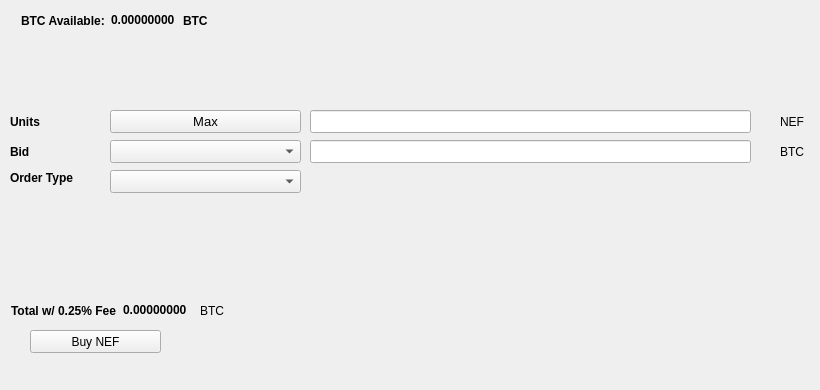
   <widget class="QWidget" name="BuyTab">
    <attribute name="title">
     <string>Buy</string>
    </attribute>
    <widget class="QPushButton" name="BuyNEF">
     <property name="geometry">
      <rect>
       <x>30</x>
       <y>330</y>
       <width>131</width>
       <height>23</height>
      </rect>
     </property>
     <property name="text">
      <string>Buy NEF</string>
     </property>
     <property name="icon">
      <iconset resource="../nef.qrc">
       <normaloff>:/icons/bitcoin</normaloff>:/icons/bitcoin</iconset>
     </property>
    </widget>
    <widget class="QLabel" name="label_3">
     <property name="geometry">
      <rect>
       <x>10</x>
       <y>110</y>
       <width>46</width>
       <height>23</height>
      </rect>
     </property>
     <property name="font">
      <font>
       <weight>75</weight>
       <bold>true</bold>
      </font>
     </property>
     <property name="text">
      <string>Units</string>
     </property>
    </widget>
    <widget class="QLineEdit" name="UnitsInput">
     <property name="geometry">
      <rect>
       <x>310</x>
       <y>110</y>
       <width>441</width>
       <height>23</height>
      </rect>
     </property>
     <property name="font">
      <font>
       <pointsize>9</pointsize>
       <weight>75</weight>
       <bold>true</bold>
      </font>
     </property>
    </widget>
    <widget class="QLineEdit" name="BuyBidPriceEdit">
     <property name="geometry">
      <rect>
       <x>310</x>
       <y>140</y>
       <width>441</width>
       <height>23</height>
      </rect>
     </property>
     <property name="font">
      <font>
       <pointsize>9</pointsize>
       <weight>75</weight>
       <bold>true</bold>
      </font>
     </property>
    </widget>
    <widget class="QLabel" name="label_4">
     <property name="geometry">
      <rect>
       <x>780</x>
       <y>110</y>
       <width>31</width>
       <height>23</height>
      </rect>
     </property>
     <property name="text">
      <string>NEF</string>
     </property>
    </widget>
    <widget class="QLabel" name="label_5">
     <property name="geometry">
      <rect>
       <x>780</x>
       <y>140</y>
       <width>31</width>
       <height>23</height>
      </rect>
     </property>
     <property name="text">
      <string>BTC</string>
     </property>
    </widget>
    <widget class="QLabel" name="label_6">
     <property name="geometry">
      <rect>
       <x>10</x>
       <y>140</y>
       <width>46</width>
       <height>23</height>
      </rect>
     </property>
     <property name="font">
      <font>
       <weight>75</weight>
       <bold>true</bold>
      </font>
     </property>
     <property name="text">
      <string>Bid</string>
     </property>
    </widget>
    <widget class="QLabel" name="label_7">
     <property name="geometry">
      <rect>
       <x>10</x>
       <y>170</y>
       <width>91</width>
       <height>16</height>
      </rect>
     </property>
     <property name="font">
      <font>
       <weight>75</weight>
       <bold>true</bold>
      </font>
     </property>
     <property name="text">
      <string>Order Type</string>
     </property>
    </widget>
    <widget class="QPushButton" name="Buy_Max_Amount">
     <property name="geometry">
      <rect>
       <x>110</x>
       <y>110</y>
       <width>191</width>
       <height>23</height>
      </rect>
     </property>
     <property name="font">
      <font>
       <pointsize>10</pointsize>
      </font>
     </property>
     <property name="text">
      <string>Max</string>
     </property>
    </widget>
    <widget class="QComboBox" name="BuyBidcomboBox">
     <property name="geometry">
      <rect>
       <x>110</x>
       <y>140</y>
       <width>191</width>
       <height>23</height>
      </rect>
     </property>
     <property name="font">
      <font>
       <pointsize>10</pointsize>
      </font>
     </property>
    </widget>
    <widget class="QComboBox" name="buyOrdertypeCombo">
     <property name="geometry">
      <rect>
       <x>110</x>
       <y>170</y>
       <width>191</width>
       <height>23</height>
      </rect>
     </property>
     <property name="font">
      <font>
       <pointsize>10</pointsize>
      </font>
     </property>
    </widget>
    <widget class="QWidget" name="layoutWidget1">
     <property name="geometry">
      <rect>
       <x>21</x>
       <y>11</y>
       <width>227</width>
       <height>19</height>
      </rect>
     </property>
     <layout class="QHBoxLayout" name="horizontalLayout_3">
      <item>
       <widget class="QLabel" name="label232">
        <property name="font">
         <font>
          <weight>75</weight>
          <bold>true</bold>
         </font>
        </property>
        <property name="text">
         <string>BTC Available:</string>
        </property>
       </widget>
      </item>
      <item>
       <widget class="QLabel" name="BtcAvailableLbl">
        <property name="palette">
         <palette>
          <active>
           <colorrole role="WindowText">
            <brush brushstyle="SolidPattern">
             <color alpha="255">
              <red>0</red>
              <green>0</green>
              <blue>0</blue>
             </color>
            </brush>
           </colorrole>
           <colorrole role="Button">
            <brush brushstyle="SolidPattern">
             <color alpha="255">
              <red>0</red>
              <green>170</green>
              <blue>0</blue>
             </color>
            </brush>
           </colorrole>
           <colorrole role="Light">
            <brush brushstyle="SolidPattern">
             <color alpha="255">
              <red>0</red>
              <green>255</green>
              <blue>0</blue>
             </color>
            </brush>
           </colorrole>
           <colorrole role="Midlight">
            <brush brushstyle="SolidPattern">
             <color alpha="255">
              <red>0</red>
              <green>212</green>
              <blue>0</blue>
             </color>
            </brush>
           </colorrole>
           <colorrole role="Dark">
            <brush brushstyle="SolidPattern">
             <color alpha="255">
              <red>0</red>
              <green>85</green>
              <blue>0</blue>
             </color>
            </brush>
           </colorrole>
           <colorrole role="Mid">
            <brush brushstyle="SolidPattern">
             <color alpha="255">
              <red>0</red>
              <green>113</green>
              <blue>0</blue>
             </color>
            </brush>
           </colorrole>
           <colorrole role="Text">
            <brush brushstyle="SolidPattern">
             <color alpha="255">
              <red>0</red>
              <green>170</green>
              <blue>0</blue>
             </color>
            </brush>
           </colorrole>
           <colorrole role="BrightText">
            <brush brushstyle="SolidPattern">
             <color alpha="255">
              <red>255</red>
              <green>255</green>
              <blue>255</blue>
             </color>
            </brush>
           </colorrole>
           <colorrole role="ButtonText">
            <brush brushstyle="SolidPattern">
             <color alpha="255">
              <red>0</red>
              <green>0</green>
              <blue>0</blue>
             </color>
            </brush>
           </colorrole>
           <colorrole role="Base">
            <brush brushstyle="SolidPattern">
             <color alpha="255">
              <red>255</red>
              <green>255</green>
              <blue>255</blue>
             </color>
            </brush>
           </colorrole>
           <colorrole role="Window">
            <brush brushstyle="SolidPattern">
             <color alpha="255">
              <red>0</red>
              <green>170</green>
              <blue>0</blue>
             </color>
            </brush>
           </colorrole>
           <colorrole role="Shadow">
            <brush brushstyle="SolidPattern">
             <color alpha="255">
              <red>0</red>
              <green>0</green>
              <blue>0</blue>
             </color>
            </brush>
           </colorrole>
           <colorrole role="AlternateBase">
            <brush brushstyle="SolidPattern">
             <color alpha="255">
              <red>127</red>
              <green>212</green>
              <blue>127</blue>
             </color>
            </brush>
           </colorrole>
           <colorrole role="ToolTipBase">
            <brush brushstyle="SolidPattern">
             <color alpha="255">
              <red>255</red>
              <green>255</green>
              <blue>220</blue>
             </color>
            </brush>
           </colorrole>
           <colorrole role="ToolTipText">
            <brush brushstyle="SolidPattern">
             <color alpha="255">
              <red>0</red>
              <green>0</green>
              <blue>0</blue>
             </color>
            </brush>
           </colorrole>
          </active>
          <inactive>
           <colorrole role="WindowText">
            <brush brushstyle="SolidPattern">
             <color alpha="255">
              <red>0</red>
              <green>0</green>
              <blue>0</blue>
             </color>
            </brush>
           </colorrole>
           <colorrole role="Button">
            <brush brushstyle="SolidPattern">
             <color alpha="255">
              <red>0</red>
              <green>170</green>
              <blue>0</blue>
             </color>
            </brush>
           </colorrole>
           <colorrole role="Light">
            <brush brushstyle="SolidPattern">
             <color alpha="255">
              <red>0</red>
              <green>255</green>
              <blue>0</blue>
             </color>
            </brush>
           </colorrole>
           <colorrole role="Midlight">
            <brush brushstyle="SolidPattern">
             <color alpha="255">
              <red>0</red>
              <green>212</green>
              <blue>0</blue>
             </color>
            </brush>
           </colorrole>
           <colorrole role="Dark">
            <brush brushstyle="SolidPattern">
             <color alpha="255">
              <red>0</red>
              <green>85</green>
              <blue>0</blue>
             </color>
            </brush>
           </colorrole>
           <colorrole role="Mid">
            <brush brushstyle="SolidPattern">
             <color alpha="255">
              <red>0</red>
              <green>113</green>
              <blue>0</blue>
             </color>
            </brush>
           </colorrole>
           <colorrole role="Text">
            <brush brushstyle="SolidPattern">
             <color alpha="255">
              <red>0</red>
              <green>170</green>
              <blue>0</blue>
             </color>
            </brush>
           </colorrole>
           <colorrole role="BrightText">
            <brush brushstyle="SolidPattern">
             <color alpha="255">
              <red>255</red>
              <green>255</green>
              <blue>255</blue>
             </color>
            </brush>
           </colorrole>
           <colorrole role="ButtonText">
            <brush brushstyle="SolidPattern">
             <color alpha="255">
              <red>0</red>
              <green>0</green>
              <blue>0</blue>
             </color>
            </brush>
           </colorrole>
           <colorrole role="Base">
            <brush brushstyle="SolidPattern">
             <color alpha="255">
              <red>255</red>
              <green>255</green>
              <blue>255</blue>
             </color>
            </brush>
           </colorrole>
           <colorrole role="Window">
            <brush brushstyle="SolidPattern">
             <color alpha="255">
              <red>0</red>
              <green>170</green>
              <blue>0</blue>
             </color>
            </brush>
           </colorrole>
           <colorrole role="Shadow">
            <brush brushstyle="SolidPattern">
             <color alpha="255">
              <red>0</red>
              <green>0</green>
              <blue>0</blue>
             </color>
            </brush>
           </colorrole>
           <colorrole role="AlternateBase">
            <brush brushstyle="SolidPattern">
             <color alpha="255">
              <red>127</red>
              <green>212</green>
              <blue>127</blue>
             </color>
            </brush>
           </colorrole>
           <colorrole role="ToolTipBase">
            <brush brushstyle="SolidPattern">
             <color alpha="255">
              <red>255</red>
              <green>255</green>
              <blue>220</blue>
             </color>
            </brush>
           </colorrole>
           <colorrole role="ToolTipText">
            <brush brushstyle="SolidPattern">
             <color alpha="255">
              <red>0</red>
              <green>0</green>
              <blue>0</blue>
             </color>
            </brush>
           </colorrole>
          </inactive>
          <disabled>
           <colorrole role="WindowText">
            <brush brushstyle="SolidPattern">
             <color alpha="255">
              <red>0</red>
              <green>85</green>
              <blue>0</blue>
             </color>
            </brush>
           </colorrole>
           <colorrole role="Button">
            <brush brushstyle="SolidPattern">
             <color alpha="255">
              <red>0</red>
              <green>170</green>
              <blue>0</blue>
             </color>
            </brush>
           </colorrole>
           <colorrole role="Light">
            <brush brushstyle="SolidPattern">
             <color alpha="255">
              <red>0</red>
              <green>255</green>
              <blue>0</blue>
             </color>
            </brush>
           </colorrole>
           <colorrole role="Midlight">
            <brush brushstyle="SolidPattern">
             <color alpha="255">
              <red>0</red>
              <green>212</green>
              <blue>0</blue>
             </color>
            </brush>
           </colorrole>
           <colorrole role="Dark">
            <brush brushstyle="SolidPattern">
             <color alpha="255">
              <red>0</red>
              <green>85</green>
              <blue>0</blue>
             </color>
            </brush>
           </colorrole>
           <colorrole role="Mid">
            <brush brushstyle="SolidPattern">
             <color alpha="255">
              <red>0</red>
              <green>113</green>
              <blue>0</blue>
             </color>
            </brush>
           </colorrole>
           <colorrole role="Text">
            <brush brushstyle="SolidPattern">
             <color alpha="255">
              <red>0</red>
              <green>85</green>
              <blue>0</blue>
             </color>
            </brush>
           </colorrole>
           <colorrole role="BrightText">
            <brush brushstyle="SolidPattern">
             <color alpha="255">
              <red>255</red>
              <green>255</green>
              <blue>255</blue>
             </color>
            </brush>
           </colorrole>
           <colorrole role="ButtonText">
            <brush brushstyle="SolidPattern">
             <color alpha="255">
              <red>0</red>
              <green>85</green>
              <blue>0</blue>
             </color>
            </brush>
           </colorrole>
           <colorrole role="Base">
            <brush brushstyle="SolidPattern">
             <color alpha="255">
              <red>0</red>
              <green>170</green>
              <blue>0</blue>
             </color>
            </brush>
           </colorrole>
           <colorrole role="Window">
            <brush brushstyle="SolidPattern">
             <color alpha="255">
              <red>0</red>
              <green>170</green>
              <blue>0</blue>
             </color>
            </brush>
           </colorrole>
           <colorrole role="Shadow">
            <brush brushstyle="SolidPattern">
             <color alpha="255">
              <red>0</red>
              <green>0</green>
              <blue>0</blue>
             </color>
            </brush>
           </colorrole>
           <colorrole role="AlternateBase">
            <brush brushstyle="SolidPattern">
             <color alpha="255">
              <red>0</red>
              <green>170</green>
              <blue>0</blue>
             </color>
            </brush>
           </colorrole>
           <colorrole role="ToolTipBase">
            <brush brushstyle="SolidPattern">
             <color alpha="255">
              <red>255</red>
              <green>255</green>
              <blue>220</blue>
             </color>
            </brush>
           </colorrole>
           <colorrole role="ToolTipText">
            <brush brushstyle="SolidPattern">
             <color alpha="255">
              <red>0</red>
              <green>0</green>
              <blue>0</blue>
             </color>
            </brush>
           </colorrole>
          </disabled>
         </palette>
        </property>
        <property name="font">
         <font>
          <weight>75</weight>
          <bold>true</bold>
         </font>
        </property>
        <property name="text">
         <string>0.00000000</string>
        </property>
        <property name="textInteractionFlags">
         <set>Qt::LinksAccessibleByMouse|Qt::TextSelectableByKeyboard|Qt::TextSelectableByMouse</set>
        </property>
       </widget>
      </item>
      <item>
       <widget class="QLabel" name="BtcAvailableLbl_2">
        <property name="font">
         <font>
          <weight>75</weight>
          <bold>true</bold>
         </font>
        </property>
        <property name="text">
         <string>BTC</string>
        </property>
       </widget>
      </item>
     </layout>
    </widget>
    <widget class="QWidget" name="layoutWidge2">
     <property name="geometry">
      <rect>
       <x>11</x>
       <y>301</y>
       <width>259</width>
       <height>19</height>
      </rect>
     </property>
     <layout class="QHBoxLayout" name="horizontalLayout_4">
      <item>
       <widget class="QLabel" name="label_9">
        <property name="font">
         <font>
          <weight>75</weight>
          <bold>true</bold>
         </font>
        </property>
        <property name="text">
         <string>Total w/ 0.25% Fee</string>
        </property>
       </widget>
      </item>
      <item>
       <widget class="QLabel" name="BuyCostLabel">
        <property name="palette">
         <palette>
          <active>
           <colorrole role="WindowText">
            <brush brushstyle="SolidPattern">
             <color alpha="255">
              <red>0</red>
              <green>0</green>
              <blue>0</blue>
             </color>
            </brush>
           </colorrole>
           <colorrole role="Button">
            <brush brushstyle="SolidPattern">
             <color alpha="255">
              <red>0</red>
              <green>170</green>
              <blue>0</blue>
             </color>
            </brush>
           </colorrole>
           <colorrole role="Light">
            <brush brushstyle="SolidPattern">
             <color alpha="255">
              <red>0</red>
              <green>255</green>
              <blue>0</blue>
             </color>
            </brush>
           </colorrole>
           <colorrole role="Midlight">
            <brush brushstyle="SolidPattern">
             <color alpha="255">
              <red>0</red>
              <green>212</green>
              <blue>0</blue>
             </color>
            </brush>
           </colorrole>
           <colorrole role="Dark">
            <brush brushstyle="SolidPattern">
             <color alpha="255">
              <red>0</red>
              <green>85</green>
              <blue>0</blue>
             </color>
            </brush>
           </colorrole>
           <colorrole role="Mid">
            <brush brushstyle="SolidPattern">
             <color alpha="255">
              <red>0</red>
              <green>113</green>
              <blue>0</blue>
             </color>
            </brush>
           </colorrole>
           <colorrole role="Text">
            <brush brushstyle="SolidPattern">
             <color alpha="255">
              <red>0</red>
              <green>170</green>
              <blue>0</blue>
             </color>
            </brush>
           </colorrole>
           <colorrole role="BrightText">
            <brush brushstyle="SolidPattern">
             <color alpha="255">
              <red>255</red>
              <green>255</green>
              <blue>255</blue>
             </color>
            </brush>
           </colorrole>
           <colorrole role="ButtonText">
            <brush brushstyle="SolidPattern">
             <color alpha="255">
              <red>0</red>
              <green>0</green>
              <blue>0</blue>
             </color>
            </brush>
           </colorrole>
           <colorrole role="Base">
            <brush brushstyle="SolidPattern">
             <color alpha="255">
              <red>255</red>
              <green>255</green>
              <blue>255</blue>
             </color>
            </brush>
           </colorrole>
           <colorrole role="Window">
            <brush brushstyle="SolidPattern">
             <color alpha="255">
              <red>0</red>
              <green>170</green>
              <blue>0</blue>
             </color>
            </brush>
           </colorrole>
           <colorrole role="Shadow">
            <brush brushstyle="SolidPattern">
             <color alpha="255">
              <red>0</red>
              <green>0</green>
              <blue>0</blue>
             </color>
            </brush>
           </colorrole>
           <colorrole role="AlternateBase">
            <brush brushstyle="SolidPattern">
             <color alpha="255">
              <red>127</red>
              <green>212</green>
              <blue>127</blue>
             </color>
            </brush>
           </colorrole>
           <colorrole role="ToolTipBase">
            <brush brushstyle="SolidPattern">
             <color alpha="255">
              <red>255</red>
              <green>255</green>
              <blue>220</blue>
             </color>
            </brush>
           </colorrole>
           <colorrole role="ToolTipText">
            <brush brushstyle="SolidPattern">
             <color alpha="255">
              <red>0</red>
              <green>0</green>
              <blue>0</blue>
             </color>
            </brush>
           </colorrole>
          </active>
          <inactive>
           <colorrole role="WindowText">
            <brush brushstyle="SolidPattern">
             <color alpha="255">
              <red>0</red>
              <green>0</green>
              <blue>0</blue>
             </color>
            </brush>
           </colorrole>
           <colorrole role="Button">
            <brush brushstyle="SolidPattern">
             <color alpha="255">
              <red>0</red>
              <green>170</green>
              <blue>0</blue>
             </color>
            </brush>
           </colorrole>
           <colorrole role="Light">
            <brush brushstyle="SolidPattern">
             <color alpha="255">
              <red>0</red>
              <green>255</green>
              <blue>0</blue>
             </color>
            </brush>
           </colorrole>
           <colorrole role="Midlight">
            <brush brushstyle="SolidPattern">
             <color alpha="255">
              <red>0</red>
              <green>212</green>
              <blue>0</blue>
             </color>
            </brush>
           </colorrole>
           <colorrole role="Dark">
            <brush brushstyle="SolidPattern">
             <color alpha="255">
              <red>0</red>
              <green>85</green>
              <blue>0</blue>
             </color>
            </brush>
           </colorrole>
           <colorrole role="Mid">
            <brush brushstyle="SolidPattern">
             <color alpha="255">
              <red>0</red>
              <green>113</green>
              <blue>0</blue>
             </color>
            </brush>
           </colorrole>
           <colorrole role="Text">
            <brush brushstyle="SolidPattern">
             <color alpha="255">
              <red>0</red>
              <green>170</green>
              <blue>0</blue>
             </color>
            </brush>
           </colorrole>
           <colorrole role="BrightText">
            <brush brushstyle="SolidPattern">
             <color alpha="255">
              <red>255</red>
              <green>255</green>
              <blue>255</blue>
             </color>
            </brush>
           </colorrole>
           <colorrole role="ButtonText">
            <brush brushstyle="SolidPattern">
             <color alpha="255">
              <red>0</red>
              <green>0</green>
              <blue>0</blue>
             </color>
            </brush>
           </colorrole>
           <colorrole role="Base">
            <brush brushstyle="SolidPattern">
             <color alpha="255">
              <red>255</red>
              <green>255</green>
              <blue>255</blue>
             </color>
            </brush>
           </colorrole>
           <colorrole role="Window">
            <brush brushstyle="SolidPattern">
             <color alpha="255">
              <red>0</red>
              <green>170</green>
              <blue>0</blue>
             </color>
            </brush>
           </colorrole>
           <colorrole role="Shadow">
            <brush brushstyle="SolidPattern">
             <color alpha="255">
              <red>0</red>
              <green>0</green>
              <blue>0</blue>
             </color>
            </brush>
           </colorrole>
           <colorrole role="AlternateBase">
            <brush brushstyle="SolidPattern">
             <color alpha="255">
              <red>127</red>
              <green>212</green>
              <blue>127</blue>
             </color>
            </brush>
           </colorrole>
           <colorrole role="ToolTipBase">
            <brush brushstyle="SolidPattern">
             <color alpha="255">
              <red>255</red>
              <green>255</green>
              <blue>220</blue>
             </color>
            </brush>
           </colorrole>
           <colorrole role="ToolTipText">
            <brush brushstyle="SolidPattern">
             <color alpha="255">
              <red>0</red>
              <green>0</green>
              <blue>0</blue>
             </color>
            </brush>
           </colorrole>
          </inactive>
          <disabled>
           <colorrole role="WindowText">
            <brush brushstyle="SolidPattern">
             <color alpha="255">
              <red>0</red>
              <green>85</green>
              <blue>0</blue>
             </color>
            </brush>
           </colorrole>
           <colorrole role="Button">
            <brush brushstyle="SolidPattern">
             <color alpha="255">
              <red>0</red>
              <green>170</green>
              <blue>0</blue>
             </color>
            </brush>
           </colorrole>
           <colorrole role="Light">
            <brush brushstyle="SolidPattern">
             <color alpha="255">
              <red>0</red>
              <green>255</green>
              <blue>0</blue>
             </color>
            </brush>
           </colorrole>
           <colorrole role="Midlight">
            <brush brushstyle="SolidPattern">
             <color alpha="255">
              <red>0</red>
              <green>212</green>
              <blue>0</blue>
             </color>
            </brush>
           </colorrole>
           <colorrole role="Dark">
            <brush brushstyle="SolidPattern">
             <color alpha="255">
              <red>0</red>
              <green>85</green>
              <blue>0</blue>
             </color>
            </brush>
           </colorrole>
           <colorrole role="Mid">
            <brush brushstyle="SolidPattern">
             <color alpha="255">
              <red>0</red>
              <green>113</green>
              <blue>0</blue>
             </color>
            </brush>
           </colorrole>
           <colorrole role="Text">
            <brush brushstyle="SolidPattern">
             <color alpha="255">
              <red>0</red>
              <green>85</green>
              <blue>0</blue>
             </color>
            </brush>
           </colorrole>
           <colorrole role="BrightText">
            <brush brushstyle="SolidPattern">
             <color alpha="255">
              <red>255</red>
              <green>255</green>
              <blue>255</blue>
             </color>
            </brush>
           </colorrole>
           <colorrole role="ButtonText">
            <brush brushstyle="SolidPattern">
             <color alpha="255">
              <red>0</red>
              <green>85</green>
              <blue>0</blue>
             </color>
            </brush>
           </colorrole>
           <colorrole role="Base">
            <brush brushstyle="SolidPattern">
             <color alpha="255">
              <red>0</red>
              <green>170</green>
              <blue>0</blue>
             </color>
            </brush>
           </colorrole>
           <colorrole role="Window">
            <brush brushstyle="SolidPattern">
             <color alpha="255">
              <red>0</red>
              <green>170</green>
              <blue>0</blue>
             </color>
            </brush>
           </colorrole>
           <colorrole role="Shadow">
            <brush brushstyle="SolidPattern">
             <color alpha="255">
              <red>0</red>
              <green>0</green>
              <blue>0</blue>
             </color>
            </brush>
           </colorrole>
           <colorrole role="AlternateBase">
            <brush brushstyle="SolidPattern">
             <color alpha="255">
              <red>0</red>
              <green>170</green>
              <blue>0</blue>
             </color>
            </brush>
           </colorrole>
           <colorrole role="ToolTipBase">
            <brush brushstyle="SolidPattern">
             <color alpha="255">
              <red>255</red>
              <green>255</green>
              <blue>220</blue>
             </color>
            </brush>
           </colorrole>
           <colorrole role="ToolTipText">
            <brush brushstyle="SolidPattern">
             <color alpha="255">
              <red>0</red>
              <green>0</green>
              <blue>0</blue>
             </color>
            </brush>
           </colorrole>
          </disabled>
         </palette>
        </property>
        <property name="font">
         <font>
          <weight>75</weight>
          <bold>true</bold>
         </font>
        </property>
        <property name="autoFillBackground">
         <bool>false</bool>
        </property>
        <property name="text">
         <string>0.00000000</string>
        </property>
        <property name="textInteractionFlags">
         <set>Qt::LinksAccessibleByMouse|Qt::TextSelectableByMouse</set>
        </property>
       </widget>
      </item>
      <item>
       <widget class="QLabel" name="label_10">
        <property name="font">
         <font>
          <weight>50</weight>
          <bold>false</bold>
         </font>
        </property>
        <property name="text">
         <string>BTC</string>
        </property>
       </widget>
      </item>
     </layout>
    </widget>
    <widget class="QLabel" name="label_24">
     <property name="geometry">
      <rect>
       <x>460</x>
       <y>300</y>
       <width>281</width>
       <height>81</height>
      </rect>
     </property>
     <property name="text">
      <string/>
     </property>
     <property name="pixmap">
      <pixmap>:/images/bittrex</pixmap>
     </property>
    </widget>
   </widget>
